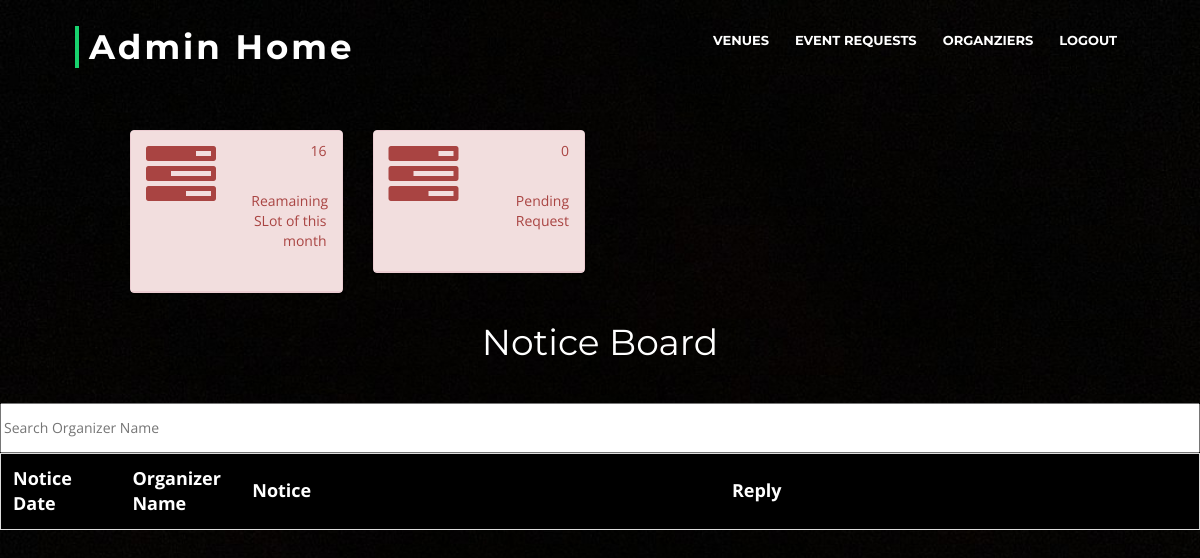
The page /welcomeadmin.php (signed in) on the database as committed earlier.
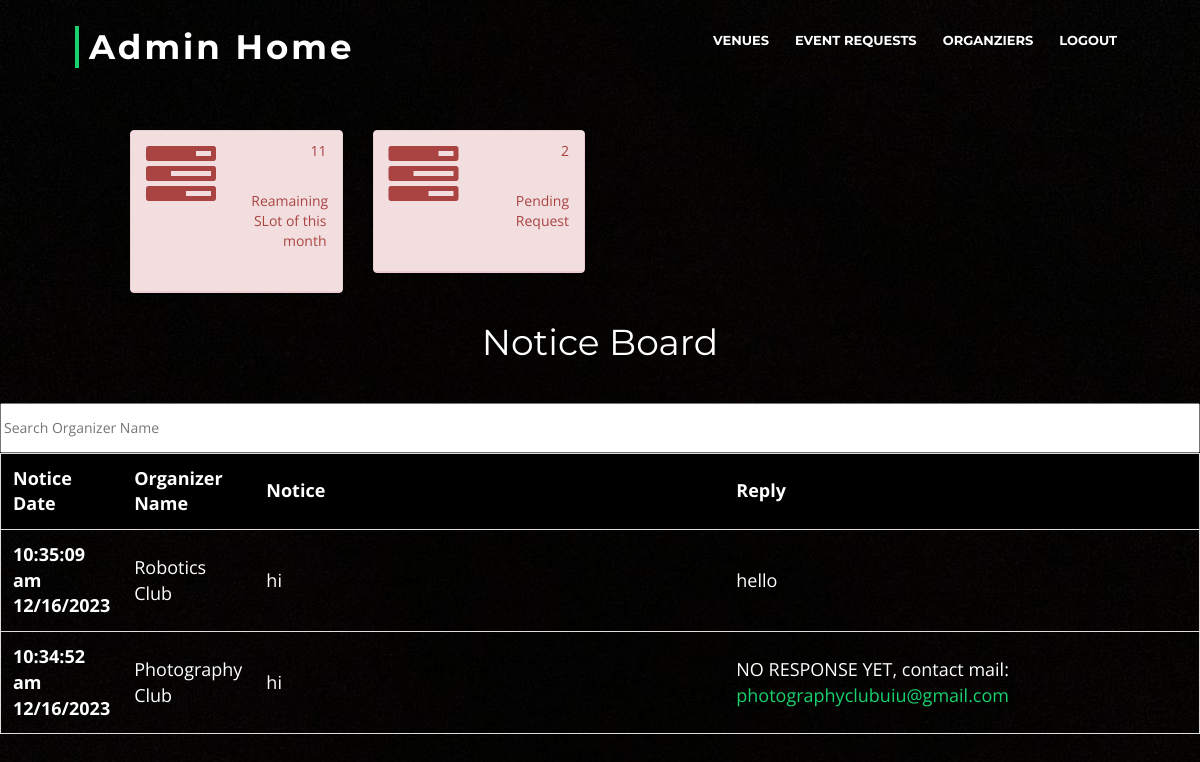
The same page on the database as committed later.
### tables this page shows
CREATE TABLE `notice` (
  `notice` varchar(100) NOT NULL,
  `time` datetime NOT NULL,
  `EventID` int(11) NOT NULL,
  `OrganizerID` int(11) NOT NULL,
  `reply` varchar(100) DEFAULT NULL,
  `view` int(1) DEFAULT NULL
);

CREATE TABLE `organizer` (
  `OrganizerID` int(11) NOT NULL,
  `OrganizerName` varchar(100) NOT NULL,
  `OrganizerEmail` varchar(50) NOT NULL,
  `OrganizerContactNumber` varchar(20) NOT NULL,
  `OrganizerFileLogo` varchar(100) DEFAULT NULL,
  `OrganizerDescription` varchar(500) NOT NULL,
  `OrganizerPass` varchar(100) DEFAULT NULL
);

### welcomeadmin.php (the view, shortened to what this page needs)
<?php
  $conn = mysqli_connect('localhost','root','','eventadministration') or die($conn);
?>
<!doctype html>
<html>
<head>
  <link href="https://netdna.bootstrapcdn.com/bootstrap/3.1.0/css/bootstrap.min.css" rel="stylesheet">
  <link rel="stylesheet" type="text/css" href="//netdna.bootstrapcdn.com/font-awesome/4.0.3/css/font-awesome.min.css">
  <link href='lib/bootstrap/css/bootstrap.min.css' rel='stylesheet'>
  <link href='lib/font-awesome/css/font-awesome.min.css' rel='stylesheet'>
  <link href='lib/animate/animate.min.css' rel='stylesheet'>
  <link href='lib/ionicons/css/ionicons.min.css' rel='stylesheet'>
  <link href='lib/owlcarousel/assets/owl.carousel.min.css' rel='stylesheet'>
  <link href='lib/lightbox/css/lightbox.min.css' rel='stylesheet'>
  <link rel='stylesheet' href='assets/bootstrap-v3/css/bootstrap.css'>
  <link rel='stylesheet' href='assets/bootstrap-v3/css/bootstrap.css'>
  <link href='css/style.css' rel='stylesheet'>
</head>
<body background='img/black.jpg' style='background-size: cover; background-repeat: no-repeat;'>
	<header id='header'>
    <div class='container-fluid'>
      <div id='logo' class='pull-left'>
        <h1><a href='#intro' class='scrollto'>Admin Home</a></h1>
      </div>
      <nav id='nav-menu-container'>
        <ul class='nav-menu'>
          <li><a href='venue.php'>Venues</a></li>
          <li><a href='eventreq.php'>Event requests</a></li>
          <li><a href='org.php'>Organziers</a></li>
		  <li><a href='logout2.php'>Logout</a></li>
        </ul>
      </nav>
    </div>
	</header>
  <br> <br> <br> <br> <br> <br>
  <div class="center">
  <div class="row">
  <div class="col-lg-3">
<div class="panel panel-danger">
<div class="panel-heading">
<div class="row">
<div class="col-xs-6">
<i class="fa fa-tasks fa-5x"></i>
</div>
<div class="col-xs-6 text-right"><?php
 $query = "SELECT COUNT(*) as remain
 FROM slot
  WHERE available = 1;";
 $result = $conn->query($query);
 if ($result->num_rows > 0) {
     $row = mysqli_fetch_assoc($result);
     $pending=$row['remain'];
  }
?>
<p class="announcement-heading"><?php echo $pending; ?></p>
<p class="announcement-text">Reamaining SLot of this month</p>
</div>
</div>
</div>
</div>
</div>
<div class="col-lg-3">
<div class="panel panel-danger">
<div class="panel-heading">
<div class="row">
<div class="col-xs-6">
<i class="fa fa-tasks fa-5x"></i>
</div>
<div class="col-xs-6 text-right"><?php
 $query = "SELECT o+i as req
 FROM
 (SELECT COUNT(*) as o
 FROM outsiderequest
 where accept is null) as tab1
 JOIN
 (SELECT COUNT(*) as i
 FROM request_
 where accept is null) as tab2";
 $result = $conn->query($query);
 if ($result->num_rows > 0) {
     $row = mysqli_fetch_assoc($result);
     $pending=$row['req'];
  }
?>
<p class="announcement-heading"><?php echo $pending; ?></p>
<p class="announcement-text">Pending Request</p>
</div>
</div>
</div>
</div>
</div>
</div>
</div>
<h1 style="text-align: center; color: white;">Notice Board</h1>
<br>
  <input class="txt" type="text" style="width:100%; height:50px; " id="myInput" onkeyup="myFunction()" placeholder="Search Organizer Name">
  <table id="myTable2">
  <tr class="header">
  <th style="width:10%;">Notice Date</th>
    <th style="width:10%;">Organizer Name</th>
    <th style="width:40%;">Notice</th>
    <th style="width:40%;">Reply</th>
  </tr>
<?php
  $que = "SELECT OrganizerName,notice,reply,time,OrganizerEmail
  FROM notice JOIN organizer on notice.OrganizerID=organizer.OrganizerID
  ORDER BY `notice`.`time` DESC";
  $res = mysqli_query($conn,$que);
  if(mysqli_num_rows($res) > 0)
 {
  while($row = mysqli_fetch_assoc($res))
  {
    echo "<tr>
    <th scope='row'>".   date('h:i:s a m/d/Y', strtotime($row['time']))  . "</th>
    <td>". $row['OrganizerName'] . "</td>
    <td>". $row['notice'] . "</td>"; ?>
<?php
   if($row['reply']==null)
   {
     echo "<td>NO RESPONSE YET, contact mail: <a href='https://mail.google.com/mail/u/0/#inbox?compose=new'>".$row['OrganizerEmail']."</a></td>";
   }
   else{
   echo "<td>". $row['reply'] . "</td>";
   }
    echo"</tr>";
  }
}
?>
</table>
</body>
</html>

Rows that differ between the two databases and show on the page:
added notice: time "10:35:09 am 12/16/2023", OrganizerID.OrganizerName "Robotics Club", notice "hi", reply "hello"
added notice: time "10:34:52 am 12/16/2023", OrganizerID.OrganizerName "Photography Club", notice "hi", OrganizerID.OrganizerEmail "photographyclubuiu@gmail.com"
Other text that changed with them:
$pending: "16" → "11"
$pending: "0" → "2"
